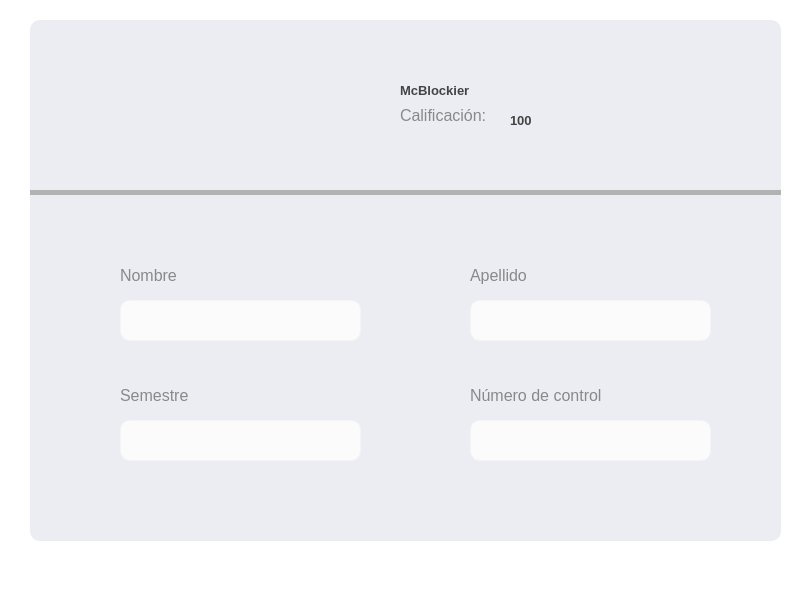
<?xml version="1.0" encoding="UTF-8"?>
<ui version="4.0">
 <class>MainWindow</class>
 <widget class="QMainWindow" name="MainWindow">
  <property name="geometry">
   <rect>
    <x>0</x>
    <y>0</y>
    <width>800</width>
    <height>600</height>
   </rect>
  </property>
  <property name="windowTitle">
   <string>MainWindow</string>
  </property>
  <property name="styleSheet">
   <string notr="true">background-color:transparent;</string>
  </property>
  <widget class="QWidget" name="centralwidget">
   <widget class="QFrame" name="frame_13">
    <property name="geometry">
     <rect>
      <x>30</x>
      <y>20</y>
      <width>751</width>
      <height>521</height>
     </rect>
    </property>
    <property name="styleSheet">
     <string notr="true">QFrame{
background-color:#ebedf3;
border-radius:10px;
}</string>
    </property>
    <property name="frameShape">
     <enum>QFrame::StyledPanel</enum>
    </property>
    <property name="frameShadow">
     <enum>QFrame::Raised</enum>
    </property>
    <widget class="QPushButton" name="botonPerfil">
     <property name="geometry">
      <rect>
       <x>290</x>
       <y>50</y>
       <width>64</width>
       <height>64</height>
      </rect>
     </property>
     <property name="cursor">
      <cursorShape>PointingHandCursor</cursorShape>
     </property>
     <property name="styleSheet">
      <string notr="true">QPushButton{
background-color:transparent;
border-radius:10px;
border: 1px solid transparent;
cursor:pointer;
}</string>
     </property>
     <property name="text">
      <string/>
     </property>
     <property name="icon">
      <iconset>
       <normaloff>../Resources/usuario (1).png</normaloff>../Resources/usuario (1).png</iconset>
     </property>
     <property name="iconSize">
      <size>
       <width>64</width>
       <height>64</height>
      </size>
     </property>
    </widget>
    <widget class="QLabel" name="usuario">
     <property name="geometry">
      <rect>
       <x>370</x>
       <y>60</y>
       <width>241</width>
       <height>20</height>
      </rect>
     </property>
     <property name="font">
      <font>
       <family>Segoe UI</family>
       <pointsize>10</pointsize>
       <weight>75</weight>
       <bold>true</bold>
      </font>
     </property>
     <property name="styleSheet">
      <string notr="true">QLabel{

background-color:transparent;
color:#444445;
}</string>
     </property>
     <property name="text">
      <string>McBlockier</string>
     </property>
    </widget>
    <widget class="QFrame" name="frame">
     <property name="geometry">
      <rect>
       <x>0</x>
       <y>170</y>
       <width>901</width>
       <height>5</height>
      </rect>
     </property>
     <property name="styleSheet">
      <string notr="true">QFrame{
background-color:#b1b3b2;
border-radius:10px;
}</string>
     </property>
     <property name="frameShape">
      <enum>QFrame::StyledPanel</enum>
     </property>
     <property name="frameShadow">
      <enum>QFrame::Raised</enum>
     </property>
    </widget>
    <widget class="QLabel" name="label">
     <property name="geometry">
      <rect>
       <x>90</x>
       <y>240</y>
       <width>241</width>
       <height>31</height>
      </rect>
     </property>
     <property name="font">
      <font>
       <family>Segoe UI</family>
       <pointsize>12</pointsize>
      </font>
     </property>
     <property name="styleSheet">
      <string notr="true">QLabel{
background-color:transparent;
color:#888989;

}

</string>
     </property>
     <property name="text">
      <string>Nombre</string>
     </property>
    </widget>
    <widget class="QLineEdit" name="nombre">
     <property name="geometry">
      <rect>
       <x>90</x>
       <y>280</y>
       <width>241</width>
       <height>41</height>
      </rect>
     </property>
     <property name="font">
      <font>
       <family>Segoe UI</family>
       <pointsize>12</pointsize>
      </font>
     </property>
     <property name="styleSheet">
      <string notr="true">QLineEdit{
background-color:#fafbfa;
border-radius:10px;
border:1px solid #f4f4f4;
text-aling:center;
}
</string>
     </property>
     <property name="readOnly">
      <bool>true</bool>
     </property>
    </widget>
    <widget class="QLineEdit" name="apellido">
     <property name="geometry">
      <rect>
       <x>440</x>
       <y>280</y>
       <width>241</width>
       <height>41</height>
      </rect>
     </property>
     <property name="font">
      <font>
       <family>Segoe UI</family>
       <pointsize>12</pointsize>
      </font>
     </property>
     <property name="styleSheet">
      <string notr="true">QLineEdit{
background-color:#fafbfa;
border-radius:10px;
border:1px solid #f4f4f4;
text-aling:center;
}
</string>
     </property>
     <property name="readOnly">
      <bool>true</bool>
     </property>
    </widget>
    <widget class="QLabel" name="label_2">
     <property name="geometry">
      <rect>
       <x>440</x>
       <y>240</y>
       <width>231</width>
       <height>31</height>
      </rect>
     </property>
     <property name="font">
      <font>
       <family>Segoe UI</family>
       <pointsize>12</pointsize>
      </font>
     </property>
     <property name="styleSheet">
      <string notr="true">QLabel{
background-color:transparent;
color:#888989;

}

</string>
     </property>
     <property name="text">
      <string>Apellido</string>
     </property>
    </widget>
    <widget class="QLineEdit" name="semestre">
     <property name="geometry">
      <rect>
       <x>90</x>
       <y>400</y>
       <width>241</width>
       <height>41</height>
      </rect>
     </property>
     <property name="font">
      <font>
       <family>Segoe UI</family>
       <pointsize>12</pointsize>
      </font>
     </property>
     <property name="styleSheet">
      <string notr="true">QLineEdit{
background-color:#fafbfa;
border-radius:10px;
border:1px solid #f4f4f4;
text-aling:center;
}
</string>
     </property>
     <property name="readOnly">
      <bool>true</bool>
     </property>
    </widget>
    <widget class="QLabel" name="label_3">
     <property name="geometry">
      <rect>
       <x>90</x>
       <y>360</y>
       <width>241</width>
       <height>31</height>
      </rect>
     </property>
     <property name="font">
      <font>
       <family>Segoe UI</family>
       <pointsize>12</pointsize>
      </font>
     </property>
     <property name="styleSheet">
      <string notr="true">QLabel{
background-color:transparent;
color:#888989;

}

</string>
     </property>
     <property name="text">
      <string>Semestre</string>
     </property>
    </widget>
    <widget class="QLabel" name="label_7">
     <property name="geometry">
      <rect>
       <x>440</x>
       <y>360</y>
       <width>221</width>
       <height>31</height>
      </rect>
     </property>
     <property name="font">
      <font>
       <family>Segoe UI</family>
       <pointsize>12</pointsize>
      </font>
     </property>
     <property name="styleSheet">
      <string notr="true">QLabel{
background-color:transparent;
color:#888989;

}

</string>
     </property>
     <property name="text">
      <string>Número de control</string>
     </property>
    </widget>
    <widget class="QLineEdit" name="num">
     <property name="geometry">
      <rect>
       <x>440</x>
       <y>400</y>
       <width>241</width>
       <height>41</height>
      </rect>
     </property>
     <property name="font">
      <font>
       <family>Segoe UI</family>
       <pointsize>12</pointsize>
      </font>
     </property>
     <property name="styleSheet">
      <string notr="true">QLineEdit{
background-color:#fafbfa;
border-radius:10px;
border:1px solid #f4f4f4;
text-aling:center;
}
</string>
     </property>
     <property name="readOnly">
      <bool>true</bool>
     </property>
    </widget>
    <widget class="QRadioButton" name="buttonMinimize">
     <property name="geometry">
      <rect>
       <x>30</x>
       <y>10</y>
       <width>16</width>
       <height>21</height>
      </rect>
     </property>
     <property name="cursor">
      <cursorShape>PointingHandCursor</cursorShape>
     </property>
     <property name="focusPolicy">
      <enum>Qt::NoFocus</enum>
     </property>
     <property name="toolTip">
      <string>Minimizar</string>
     </property>
     <property name="styleSheet">
      <string notr="true"/>
     </property>
     <property name="text">
      <string/>
     </property>
     <property name="autoExclusive">
      <bool>false</bool>
     </property>
    </widget>
    <widget class="QRadioButton" name="buttonExit">
     <property name="geometry">
      <rect>
       <x>10</x>
       <y>10</y>
       <width>16</width>
       <height>21</height>
      </rect>
     </property>
     <property name="cursor">
      <cursorShape>PointingHandCursor</cursorShape>
     </property>
     <property name="toolTip">
      <string>Salir</string>
     </property>
     <property name="text">
      <string/>
     </property>
    </widget>
    <widget class="QLabel" name="label_4">
     <property name="geometry">
      <rect>
       <x>370</x>
       <y>80</y>
       <width>111</width>
       <height>31</height>
      </rect>
     </property>
     <property name="font">
      <font>
       <family>Segoe UI</family>
       <pointsize>12</pointsize>
      </font>
     </property>
     <property name="styleSheet">
      <string notr="true">QLabel{
background-color:transparent;
color:#888989;

}

</string>
     </property>
     <property name="text">
      <string>Calificación:</string>
     </property>
    </widget>
    <widget class="QLabel" name="puntos">
     <property name="geometry">
      <rect>
       <x>480</x>
       <y>90</y>
       <width>51</width>
       <height>20</height>
      </rect>
     </property>
     <property name="font">
      <font>
       <family>Segoe UI</family>
       <pointsize>10</pointsize>
       <weight>75</weight>
       <bold>true</bold>
      </font>
     </property>
     <property name="styleSheet">
      <string notr="true">QLabel{

background-color:transparent;
color:#444445;
}</string>
     </property>
     <property name="text">
      <string>100</string>
     </property>
    </widget>
   </widget>
  </widget>
  <widget class="QStatusBar" name="statusbar"/>
 </widget>
 <resources/>
 <connections/>
</ui>
